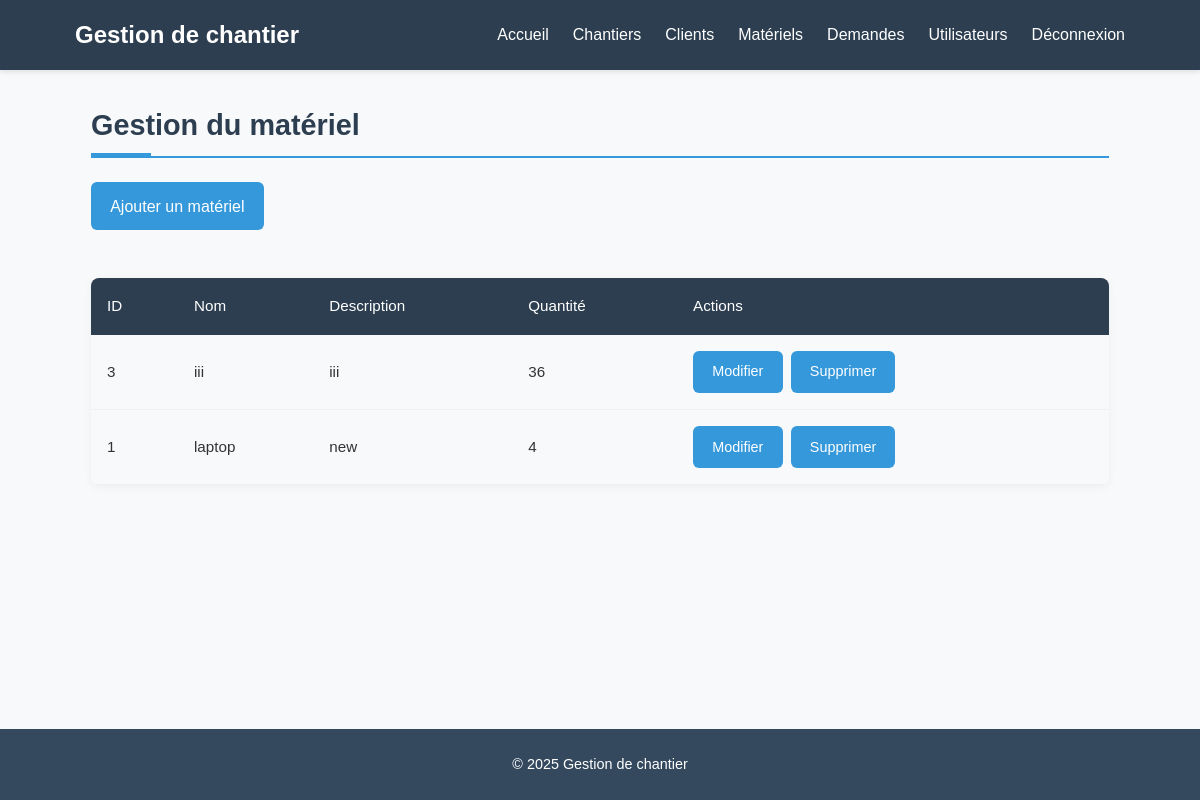
Page /pages/materiels/liste.php (signed in) on the committed database.
### tables this page shows
CREATE TABLE `materiels` (
  `id` int(11) NOT NULL,
  `nom_materiel` varchar(100) NOT NULL,
  `description` text DEFAULT NULL,
  `quantite_disponible` int(11) DEFAULT 0
);

### pages/materiels/liste.php (the view, shortened to what this page needs)
<?php
require_once '../../includes/config.php';
$stmt = $db->query("SELECT * FROM materiels ORDER BY nom_materiel ASC");
$materiels = $stmt->fetchAll();
require_once '../../includes/header.php';
?>
<link rel="stylesheet" href="../../assets/css/liste.css">
<link rel="stylesheet" href="../../assets/css/style.css">
<div class="user-management-container">
    <h2>Gestion du matériel</h2>
    <a href="ajouter.php" class="add-user-btn">Ajouter un matériel</a>
    <div class="table-responsive">
        <table class="users-table">
            <thead>
                <tr>
                    <th>ID</th>
                    <th>Nom</th>
                    <th>Description</th>
                    <th>Quantité</th>
                    <th>Actions</th>
                </tr>
            </thead>
            <tbody>
                <?php foreach ($materiels as $materiel): ?>
                <tr>
                    <td><?= $materiel['id'] ?></td>
                    <td><?= htmlspecialchars($materiel['nom_materiel']) ?></td>
                    <td><?= htmlspecialchars($materiel['description']) ?></td>
                    <td><?= $materiel['quantite_disponible'] ?></td>
                    <td>
                        <div class="action-buttons">
                            <a href="modifier.php?id=<?= $materiel['id'] ?>" class="btn edit-btn">Modifier</a>
                            <a href="supprimer.php?id=<?= $materiel['id'] ?>" class="btn delete-btn" onclick="return confirm('Êtes-vous sûr ?')">Supprimer</a>
                        </div>
                    </td>
                </tr>
                <?php endforeach; ?>
            </tbody>
        </table>
    </div>
</div>
<?php require_once '../../includes/footer.php'; ?>

### assets/css/style.css (style rules this page uses)
* { margin: 0; padding: 0; box-sizing: border-box; }
body { font-family: 'Arial', sans-serif; line-height: 1.6; color: #333; background-color: #f8f9fa; display: flex; flex-direction: column; min-height: 100vh; }
.btn { display: inline-block; background: #3498db; color: white; padding: 0.6rem 1.2rem; border-radius: 6px; text-decoration: none; font-size: 0.9rem; transition: background 0.3s; }
h2 { color: #2c3e50; font-size: 1.8rem; margin-bottom: 1.5rem; padding-bottom: 0.5rem; position: relative; }
h2::after { content: ''; position: absolute; left: 0; bottom: 0; width: 60px; height: 3px; background: #3498db; }

### assets/css/liste.css (style rules this page uses)
.user-management-container { max-width: 1200px; margin: 2rem auto; padding: 0 1rem; }
.user-management-container h2 { color: #2c3e50; font-size: 1.8rem; margin-bottom: 1.5rem; padding-bottom: 0.5rem; border-bottom: 2px solid #3498db; }
.add-user-btn { display: inline-block; background-color: #3498db; color: white; padding: 0.7rem 1.2rem; border-radius: 6px; text-decoration: none; margin-bottom: 1.5rem; transition: all 0.2s ease; }
.table-responsive { overflow-x: auto; margin: 1.5rem 0; box-shadow: 0 2px 10px rgba(0, 0, 0, 0.05); border-radius: 8px; }
.users-table { width: 100%; border-collapse: collapse; font-size: 0.95rem; }
.users-table th { background-color: #2c3e50; color: white; padding: 1rem; text-align: left; font-weight: 500; }
.users-table td { padding: 1rem; border-bottom: 1px solid #f0f0f0; }
.users-table tr:nth-child(even) { background-color: #f8f9fa; }
.action-buttons { display: flex; gap: 0.5rem; }
.btn { padding: 0.5rem 1rem; border-radius: 4px; font-size: 0.85rem; text-decoration: none; transition: all 0.2s ease; }
.edit-btn { background-color: #3498db; color: white; }
.delete-btn { background-color: #f44336; color: white; }

### rows in the picture
materiels: id "3", nom_materiel "iii", description "iii", quantite_disponible "36"
materiels: id "1", nom_materiel "laptop", description "new", quantite_disponible "4"
